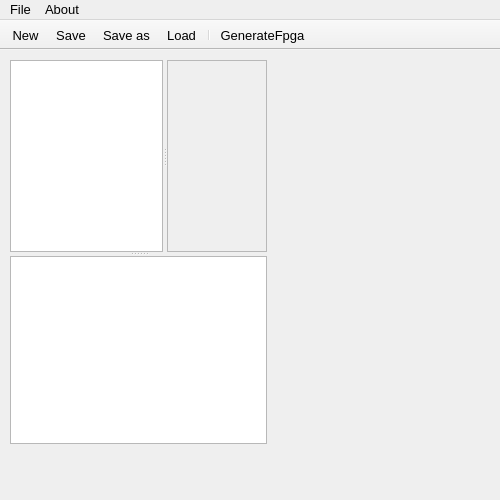
<?xml version="1.0" encoding="UTF-8"?>
<ui version="4.0">
 <class>MainWindow</class>
 <widget class="QMainWindow" name="MainWindow">
  <property name="geometry">
   <rect>
    <x>0</x>
    <y>0</y>
    <width>500</width>
    <height>500</height>
   </rect>
  </property>
  <property name="sizePolicy">
   <sizepolicy hsizetype="Expanding" vsizetype="Expanding">
    <horstretch>0</horstretch>
    <verstretch>0</verstretch>
   </sizepolicy>
  </property>
  <property name="minimumSize">
   <size>
    <width>500</width>
    <height>500</height>
   </size>
  </property>
  <property name="font">
   <font>
    <pointsize>10</pointsize>
   </font>
  </property>
  <property name="windowTitle">
   <string>Package Generator v0.41</string>
  </property>
  <property name="windowIcon">
   <iconset resource="resources.qrc">
    <normaloff>:/Images/images/icons8-robot.png</normaloff>:/Images/images/icons8-robot.png</iconset>
  </property>
  <widget class="QWidget" name="centralWidget">
   <widget class="QSplitter" name="vSplitter">
    <property name="geometry">
     <rect>
      <x>10</x>
      <y>10</y>
      <width>257</width>
      <height>384</height>
     </rect>
    </property>
    <property name="orientation">
     <enum>Qt::Vertical</enum>
    </property>
    <widget class="QSplitter" name="hSplitter">
     <property name="sizePolicy">
      <sizepolicy hsizetype="Expanding" vsizetype="Preferred">
       <horstretch>100</horstretch>
       <verstretch>0</verstretch>
      </sizepolicy>
     </property>
     <property name="minimumSize">
      <size>
       <width>100</width>
       <height>0</height>
      </size>
     </property>
     <property name="orientation">
      <enum>Qt::Horizontal</enum>
     </property>
     <widget class="QTreeView" name="treeView">
      <property name="sizePolicy">
       <sizepolicy hsizetype="Expanding" vsizetype="Fixed">
        <horstretch>0</horstretch>
        <verstretch>0</verstretch>
       </sizepolicy>
      </property>
      <property name="minimumSize">
       <size>
        <width>100</width>
        <height>0</height>
       </size>
      </property>
      <property name="font">
       <font>
        <family>MS Shell Dlg 2</family>
        <pointsize>11</pointsize>
       </font>
      </property>
      <property name="editTriggers">
       <set>QAbstractItemView::NoEditTriggers</set>
      </property>
      <property name="autoExpandDelay">
       <number>-1</number>
      </property>
      <property name="itemsExpandable">
       <bool>true</bool>
      </property>
      <attribute name="headerVisible">
       <bool>false</bool>
      </attribute>
     </widget>
     <widget class="QScrollArea" name="scrollArea">
      <property name="sizePolicy">
       <sizepolicy hsizetype="Fixed" vsizetype="Fixed">
        <horstretch>0</horstretch>
        <verstretch>0</verstretch>
       </sizepolicy>
      </property>
      <property name="minimumSize">
       <size>
        <width>100</width>
        <height>0</height>
       </size>
      </property>
      <property name="font">
       <font>
        <pointsize>13</pointsize>
       </font>
      </property>
      <property name="widgetResizable">
       <bool>true</bool>
      </property>
      <widget class="QWidget" name="scrollAreaWidgetContents">
       <property name="enabled">
        <bool>false</bool>
       </property>
       <property name="geometry">
        <rect>
         <x>0</x>
         <y>0</y>
         <width>98</width>
         <height>190</height>
        </rect>
       </property>
      </widget>
     </widget>
    </widget>
    <widget class="QTextEdit" name="outInfo"/>
   </widget>
  </widget>
  <widget class="QMenuBar" name="menuBar">
   <property name="geometry">
    <rect>
     <x>0</x>
     <y>0</y>
     <width>500</width>
     <height>21</height>
    </rect>
   </property>
   <widget class="QMenu" name="menuFile">
    <property name="title">
     <string>File</string>
    </property>
    <addaction name="actionNew"/>
    <addaction name="actionLoad"/>
    <addaction name="actionSave"/>
    <addaction name="actionSave_as"/>
    <addaction name="separator"/>
    <addaction name="actionQuit"/>
   </widget>
   <widget class="QMenu" name="menuEdit">
    <property name="title">
     <string>About</string>
    </property>
    <addaction name="actionProperties"/>
   </widget>
   <addaction name="menuFile"/>
   <addaction name="menuEdit"/>
  </widget>
  <widget class="QToolBar" name="mainToolBar">
   <property name="enabled">
    <bool>true</bool>
   </property>
   <property name="minimumSize">
    <size>
     <width>1000</width>
     <height>10</height>
    </size>
   </property>
   <property name="maximumSize">
    <size>
     <width>1000</width>
     <height>1000</height>
    </size>
   </property>
   <property name="windowTitle">
    <string/>
   </property>
   <property name="movable">
    <bool>false</bool>
   </property>
   <attribute name="toolBarArea">
    <enum>TopToolBarArea</enum>
   </attribute>
   <attribute name="toolBarBreak">
    <bool>false</bool>
   </attribute>
   <addaction name="actionNew"/>
   <addaction name="actionSave"/>
   <addaction name="actionSave_as"/>
   <addaction name="actionLoad"/>
   <addaction name="separator"/>
   <addaction name="actionGenerateFpga"/>
  </widget>
  <widget class="QStatusBar" name="statusBar">
   <property name="enabled">
    <bool>true</bool>
   </property>
   <property name="maximumSize">
    <size>
     <width>0</width>
     <height>0</height>
    </size>
   </property>
   <property name="sizeGripEnabled">
    <bool>false</bool>
   </property>
  </widget>
  <action name="actionLoad">
   <property name="icon">
    <iconset resource="resources.qrc">
     <normaloff>:/Images/images/icons8-open.png</normaloff>:/Images/images/icons8-open.png</iconset>
   </property>
   <property name="text">
    <string>Load</string>
   </property>
   <property name="shortcut">
    <string>Ctrl+L</string>
   </property>
  </action>
  <action name="actionSave">
   <property name="enabled">
    <bool>true</bool>
   </property>
   <property name="icon">
    <iconset resource="resources.qrc">
     <normaloff>:/Images/images/icons8-save.png</normaloff>:/Images/images/icons8-save.png</iconset>
   </property>
   <property name="text">
    <string>Save</string>
   </property>
   <property name="shortcut">
    <string>Ctrl+S</string>
   </property>
   <property name="shortcutContext">
    <enum>Qt::WindowShortcut</enum>
   </property>
  </action>
  <action name="actionQuit">
   <property name="text">
    <string>Quit</string>
   </property>
   <property name="shortcut">
    <string>Ctrl+Q</string>
   </property>
  </action>
  <action name="actionNew">
   <property name="icon">
    <iconset resource="resources.qrc">
     <normaloff>:/Images/images/icons8-file.png</normaloff>:/Images/images/icons8-file.png</iconset>
   </property>
   <property name="text">
    <string>New</string>
   </property>
   <property name="shortcut">
    <string>Ctrl+N</string>
   </property>
  </action>
  <action name="actionSave_as">
   <property name="icon">
    <iconset resource="resources.qrc">
     <normaloff>:/Images/images/icons8-save-as.png</normaloff>:/Images/images/icons8-save-as.png</iconset>
   </property>
   <property name="text">
    <string>Save as ...</string>
   </property>
  </action>
  <action name="actionProperties">
   <property name="text">
    <string>About</string>
   </property>
  </action>
  <action name="actionGenerateFpga">
   <property name="icon">
    <iconset resource="resources.qrc">
     <normaloff>:/Images/images/icons8-robot.png</normaloff>:/Images/images/icons8-robot.png</iconset>
   </property>
   <property name="text">
    <string>GenerateFpga</string>
   </property>
   <property name="toolTip">
    <string>Generate all</string>
   </property>
  </action>
 </widget>
 <layoutdefault spacing="6" margin="11"/>
 <resources>
  <include location="resources.qrc"/>
 </resources>
 <connections>
  <connection>
   <sender>actionQuit</sender>
   <signal>triggered()</signal>
   <receiver>MainWindow</receiver>
   <slot>close()</slot>
   <hints>
    <hint type="sourcelabel">
     <x>-1</x>
     <y>-1</y>
    </hint>
    <hint type="destinationlabel">
     <x>479</x>
     <y>293</y>
    </hint>
   </hints>
  </connection>
 </connections>
</ui>
